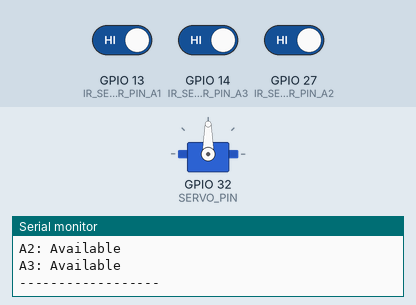
This sketch was run on a simulated ESP32. Parts: servo, the last lines printed to the serial monitor. Inputs (shaded band) come from the test bench; at power-on: GPIO 13 (IR_SENSOR_PIN_A1) HIGH, GPIO 14 (IR_SENSOR_PIN_A3) HIGH, GPIO 27 (IR_SENSOR_PIN_A2) HIGH. WiFi joins after 1.5 s; servers stay silent unless stated.

Above: at 7.7 s.
7.8 s: GPIO 13 (IR_SENSOR_PIN_A1) driven LOW and GPIO 14 (IR_SENSOR_PIN_A3) driven LOW and GPIO 27 (IR_SENSOR_PIN_A2) driven LOW
At 9.4 s:
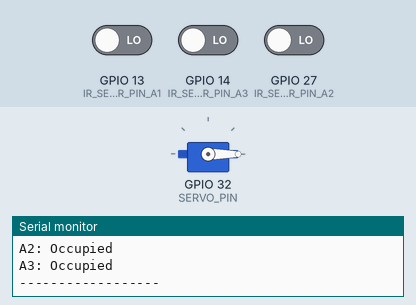
9.7 s: GPIO 14 (IR_SENSOR_PIN_A3) driven HIGH
At 10.6 s:
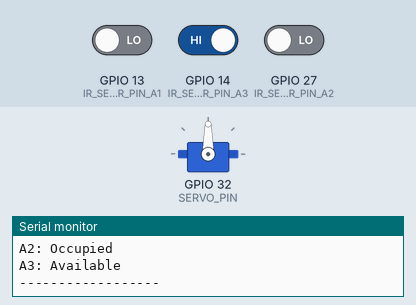
11.4 s: GPIO 14 (IR_SENSOR_PIN_A3) driven LOW
At 12.7 s:
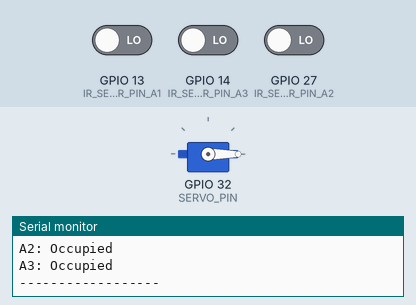
Timing chart, 0 to 14.0 s (numbered marks = the images above; inputs shaded):
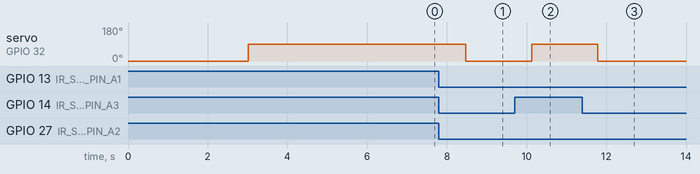

The sketch:

esp_carparking.ino
```cpp
#include <Arduino.h>
#include <ESP32Servo.h>
#include <WiFi.h>
#include <Firebase_ESP_Client.h>

// WiFi Credentials
#define WIFI_SSID "WIFI SSID"
#define WIFI_PASSWORD "WIFI PASSWORD"

// Firebase Credentials
#define FIREBASE_HOST "PROJECT-ID"
#define FIREBASE_AUTH "FIREBASE SECRET"

#define IR_SENSOR_PIN_A1 13
#define IR_SENSOR_PIN_A2 27
#define IR_SENSOR_PIN_A3 14
#define SERVO_PIN 32

FirebaseData fbdo;
FirebaseAuth auth;
FirebaseConfig config;

//only 3 parking spots A1,A2,A3
const int NUM_SPOTS = 3;


bool vehiclePresent[NUM_SPOTS] = {false};
Servo gateServo;
int gateAngle = 0;

void setup() {
  Serial.begin(115200);
  delay(1500);


  WiFi.begin(WIFI_SSID, WIFI_PASSWORD);
  Serial.print("Connecting to WiFi");
  while (WiFi.status() != WL_CONNECTED) {
    delay(500);
    Serial.print(".");
  }
  Serial.println("\nConnected to WiFi");

  config.host = FIREBASE_HOST;
  config.signer.tokens.legacy_token = FIREBASE_AUTH;
  Firebase.begin(&config, &auth);
  Firebase.reconnectWiFi(true);


  pinMode(IR_SENSOR_PIN_A1, INPUT);
  pinMode(IR_SENSOR_PIN_A2, INPUT);
  pinMode(IR_SENSOR_PIN_A3, INPUT);

  gateServo.attach(SERVO_PIN);
  gateServo.write(gateAngle);

  Serial.println("System Initialized. Monitoring Parking Slots...");
}

void loop() {
  handleParkingSpot(0, IR_SENSOR_PIN_A1, "A1");
  handleParkingSpot(1, IR_SENSOR_PIN_A2, "A2");
  handleParkingSpot(2, IR_SENSOR_PIN_A3, "A3");

  updateGateStatus();
  displaySlotStatus();
  delay(500);
}

void handleParkingSpot(int spotIndex, int sensorPin, const char* spotName) {
  bool isOccupied = digitalRead(sensorPin) == LOW;

  if (isOccupied != vehiclePresent[spotIndex]) {
    vehiclePresent[spotIndex] = isOccupied;
    Serial.printf("%s: %s\n", spotName, isOccupied ? "Occupied" : "Available");
    sendDataToFirebase(spotName, isOccupied);
  }
}

void updateGateStatus() {
  bool isVacant = false;
  for (int i = 0; i < NUM_SPOTS; i++) {
    if (!vehiclePresent[i]) {
      isVacant = true;
      break;
    }
  }

  if (isVacant && gateAngle == 0) {
    gateAngle = 90;
    gateServo.write(gateAngle);
    Serial.println("Gate Opened");
  } else if (!isVacant && gateAngle == 90) {
    gateAngle = 0;
    gateServo.write(gateAngle);
    Serial.println("Gate Closed");
  }
}

void sendDataToFirebase(const char* spot, bool occupied) {
  String path = "/parking_spots/" + String(spot) + "/occupied";
  if (Firebase.RTDB.setBool(&fbdo, path.c_str(), occupied)) {
    Serial.printf("Firebase Updated: %s = %s\n", spot, occupied ? "true" : "false");
  } else {
    Serial.printf("Firebase Error (%s): %s\n", spot, fbdo.errorReason().c_str());
  }
}

void displaySlotStatus() {
  Serial.println("Current Status:");
  Serial.printf("A1: %s\n", vehiclePresent[0] ? "Occupied" : "Available");
  Serial.printf("A2: %s\n", vehiclePresent[1] ? "Occupied" : "Available");
  Serial.printf("A3: %s\n", vehiclePresent[2] ? "Occupied" : "Available");
  Serial.println("------------------");
}
```

Measured:
- after the input at 7.8 s, servo on GPIO 32 (SERVO_PIN): 90° → 0° after 0.67 s
- after the input at 9.7 s, servo on GPIO 32 (SERVO_PIN): 0° → 90° after 0.43 s
- after the input at 11.4 s, servo on GPIO 32 (SERVO_PIN): 90° → 0° after 0.39 s
